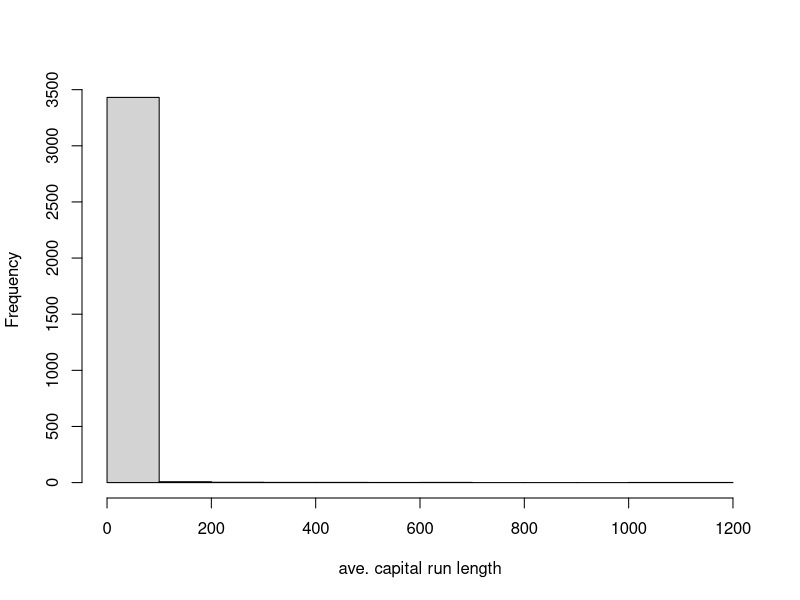
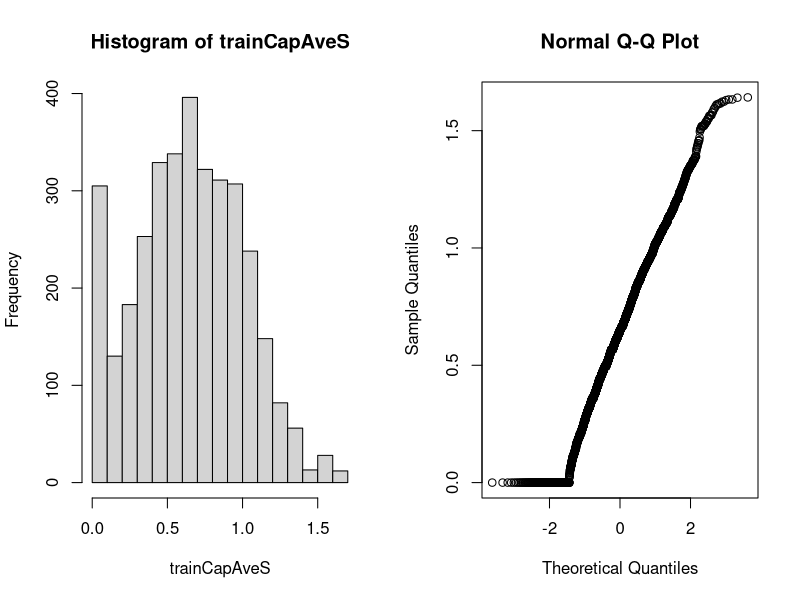

Generate these figures, in order, with R:
library(caret)
library(kernlab)
data(spam)
inTrain <- createDataPartition(y=spam$type,p=0.75,list=FALSE)
training <- spam[inTrain,]
testing <- spam[-inTrain,]
hist(training$capitalAve, main="", xlab="ave. capital run length")
mean(training$capitalAve)
sd(training$capitalAve)

# Standardizing
trainCapAve <- training$capitalAve
trainCapAveS <- (trainCapAve - mean(trainCapAve))/sd(trainCapAve)
mean(trainCapAveS)
sd(trainCapAveS)

# Standardizing - test set
## note: use parameters from the training set
testCapAve <- testing$capitalAve
testCapAveS <- (testCapAve - mean(trainCapAve))/sd(trainCapAve)
mean(testCapAveS)
sd(testCapAveS)


# Standardizing - preProcess function
preObj <- preProcess(training[,-58], method = c("center","scale"))
trainCapAveS <- predict(preObj,training[,-58])$capitalAve
mean(trainCapAveS)
sd(trainCapAveS)

testCapAveS <- predict(preObj,testing[,-58])$capitalAve
mean(testCapAveS)
sd(testCapAveS)


# Standardizing - preProcess argument
set.seed(32343)
modelFit <- train(type ~., data = training,
                  preProcess=c("center","scale"),
                  method = "glm")
modelFit


# Standardizing - Box-Cox transforms
preObj <- preProcess(training[,-58],method=c("BoxCox"))
trainCapAveS <- predict(preObj,training[,-58])$capitalAve
par(mfrow=c(1,2))
hist(trainCapAveS)
qqnorm(trainCapAveS)



# Standardizing - Imputing data
set.seed(13343)

# Make some values NA
training$capAve <- training$capitalAve
selectNA <- rbinom(dim(training)[1], size=1, prob=0.05)==1
training$capAve[selectNA] <- NA

# Impute and standardize
library(RANN)
preObj <- preProcess(training[,-58], method="knnImpute")
capAve <- predict(preObj,training[,-58])$capAve

# Standardize true values
capAveTruth <- training$capitalAve
capAveTruth <- (capAveTruth - mean(capAveTruth))/sd(capAveTruth)

quantile(capAve - capAveTruth)
quantile((capAve - capAveTruth)[selectNA])
quantile((capAve - capAveTruth)[!selectNA])
